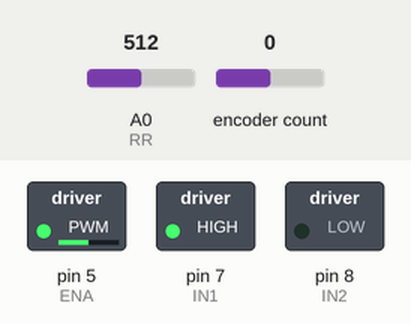
The sketch below on a simulated Arduino Uno, built with avr-gcc and run on an emulated ATmega328P. Shown: switched loads named in the sketch (green lamp = pin HIGH). Inputs (shaded band) come from the test bench; at power-on: A0 (RR) = 512, encoder count 0. What the sketch prints to the serial monitor is not drawn.

Above: at 1.2 s.
1.3 s: A0 (RR) set to 716
At 2.3 s:
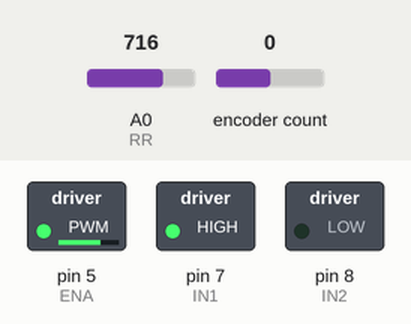
2.8 s: A0 (RR) set to 900
At 3.9 s:
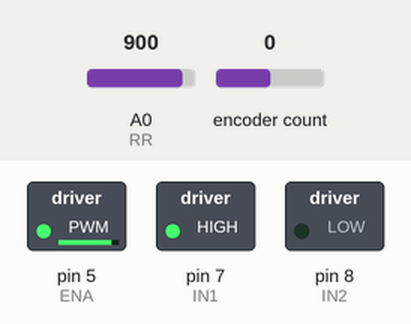
4.3 s: A0 (RR) set to 122
At 5.4 s:
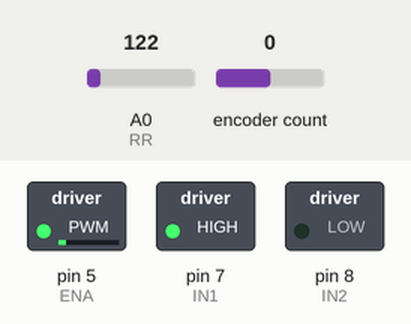
5.8 s: A0 (RR) set to 0
At 7.0 s:
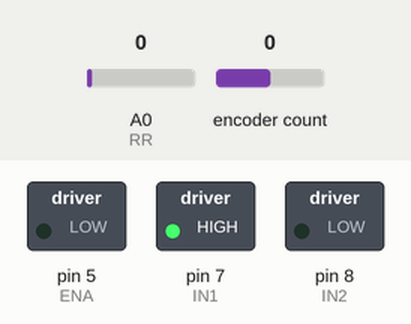
7.3 s: A0 (RR) set to 511
At 8.6 s:
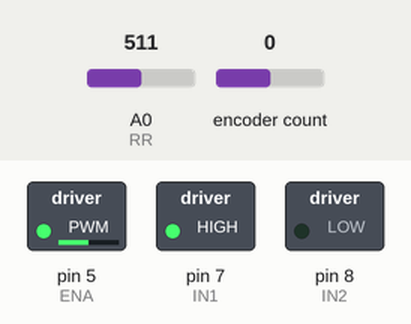
Timing chart, 0 to 9.8 s (numbered marks = the images above; inputs shaded):
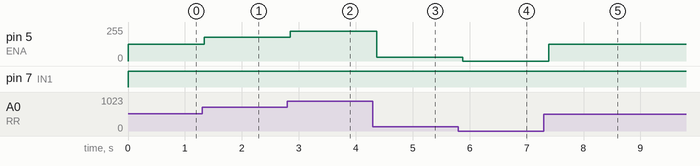

Measured:
- after the input at 1.3 s, pin 5 (ENA): 127/255 → 178/255 at once
- after the input at 2.8 s, pin 5 (ENA): 178/255 → 224/255 after 0.05 s
- after the input at 4.3 s, pin 5 (ENA): 224/255 → 30/255 after 0.07 s
- after the input at 5.8 s, pin 5 (ENA): 30/255 → 0/255 after 0.08 s
- after the input at 7.3 s, pin 5 (ENA): 0/255 → 127/255 after 0.09 s

The sketch:

PotentioMeterControlSpeed.ino
```cpp
#include <Encoder.h>
#define IN1 7
#define IN2 8
#define ENA 5
#define RR A0

Encoder motor(2,3); //2 interrupt pins
const int oneRev=194;
long currentEncoder=0;
long previousEncoder=0;
long currentMillis=0;
long previousMillis=0;
int interval=500;  //ms
int direct=1;
float angularSpeed=0;

void setup() {
  pinMode(IN1,OUTPUT);
  pinMode(IN2,OUTPUT);
  pinMode(ENA,OUTPUT);
  pinMode(RR,INPUT);
  Serial.begin(9600);
  Serial.println("Reading speed of the motor");
  Serial.println("-----------------------------------------");
}

void loop() {
  int readVolts= analogRead(RR);
  int PWM=map(readVolts,0,1023,0,255);
  analogWrite(ENA,PWM);
  digitalWrite(IN1,direct);
  digitalWrite(IN2,!direct);
  angularSpeed=read_speed();
  Serial.print("Angular speed=  \t");
  Serial.println(angularSpeed);
  delay(100);
}

float read_speed(void)
{
    //read angular speed of the motor
    //return angular speed in rpm
    currentEncoder = motor.read();
    currentMillis = millis();
    if (currentMillis - previousMillis >= interval)
    {
        previousMillis = currentMillis;
        float rot_speed = (float)((60000/interval)*(currentEncoder - previousEncoder)/oneRev);
        previousEncoder = currentEncoder;
        return rot_speed;
    }
}
```
